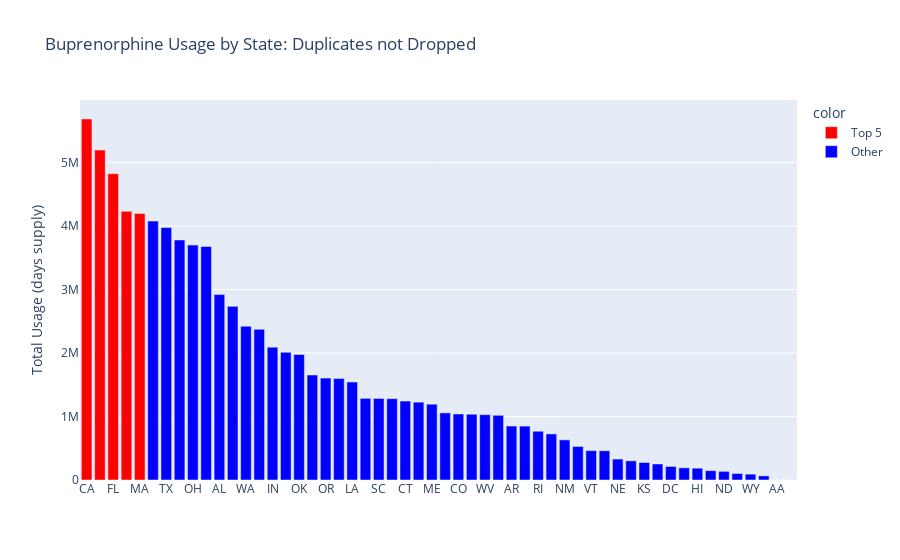

The cell this chart's notebook holds for it:
### Code cell
# Sum total days supply by state
state_usage = buprenorphine_df.groupby('Prscrbr_State_Abrvtn')['Tot_Day_Suply'].sum().reset_index()
state_usage.columns = ['State', 'Total Usage']

# Sort by Total Usage
state_usage = state_usage.sort_values('Total Usage', ascending=False)

# Create a new column to determine color based on whether the state is in the top 5
state_usage['color'] = ['Top 5' if i < 5 else 'Other' for i in range(state_usage.shape[0])]

# Create the bar chart
fig = px.bar(state_usage, x='State', y='Total Usage', color='color',
             title='Buprenorphine Usage by State: Duplicates not Dropped', labels={'Total Usage': 'Total Usage (days supply)', 'State': ''},
             color_discrete_map={'Top 5': 'red', 'Other': 'blue'})

# Show the figure
fig.show()

### Figure 1 — Plotly figure (JSON) as saved in the notebook; plotly's stock layout.template omitted (floating-point values rounded to 4 significant figures)
{"data": [{"alignmentgroup": "True", "hovertemplate": "color=Top 5<br>=%{x}<br>Total Usage (days supply)=%{y}<extra></extra>", "legendgroup": "Top 5", "marker": {"color": "red", "pattern": {"shape": ""}}, "name": "Top 5", "offsetgroup": "Top 5", "orientation": "v", "showlegend": true, "textposition": "auto", "type": "bar", "x": ["CA", "PA", "FL", "NY", "MA"], "xaxis": "x", "y": [5686826, 5197242, 4824105, 4232077, 4198419], "yaxis": "y"}, {"alignmentgroup": "True", "hovertemplate": "color=Other<br>=%{x}<br>Total Usage (days supply)=%{y}<extra></extra>", "legendgroup": "Other", "marker": {"color": "blue", "pattern": {"shape": ""}}, "name": "Other", "offsetgroup": "Other", "orientation": "v", "showlegend": true, "textposition": "auto", "type": "bar", "x": ["NC", "TX", "MI", "OH", "TN", "AL", "KY", "WA", "GA", "IN", "NJ", "OK", "VA", "OR", "MD", "LA", "AZ", "SC", "IL", "CT", "MO", "ME", "MN", "CO", "WI", "WV", "NH", "AR", "UT", "RI", "MS", "NM", "ID", "VT", "NV", "NE", "DE", "KS", "IA", "DC", "MT", "HI", "AK", "ND", "SD", "WY", "PR", "AA", "VI"], "xaxis": "x", "y": [4078423, 3977436, 3781110, 3700333, 3678110, 2920528, 2736045, 2422452, 2373271, 2092687, 2011670, 1976713, 1654117, 1604851, 1597821, 1544032, 1285741, 1284754, 1281082, 1243468, 1226067, 1194383, 1057463, 1040075, 1035705, 1029313, 1019369, 850121, 849006, 768268, 725867, 631991, 528226, 462582, 460616, 329747, 301981, 275472, 252368, 212974, 191887, 185967, 147163, 136271, 102743, 92084, 64575, 1314, 890], "yaxis": "y"}], "layout": {"barmode": "relative", "legend": {"title": {"text": "color"}, "tracegroupgap": 0}, "title": {"text": "Buprenorphine Usage by State: Duplicates not Dropped"}, "xaxis": {"anchor": "y", "domain": [0, 1], "title": {"text": ""}}, "yaxis": {"anchor": "x", "domain": [0, 1], "title": {"text": "Total Usage (days supply)"}}}}
